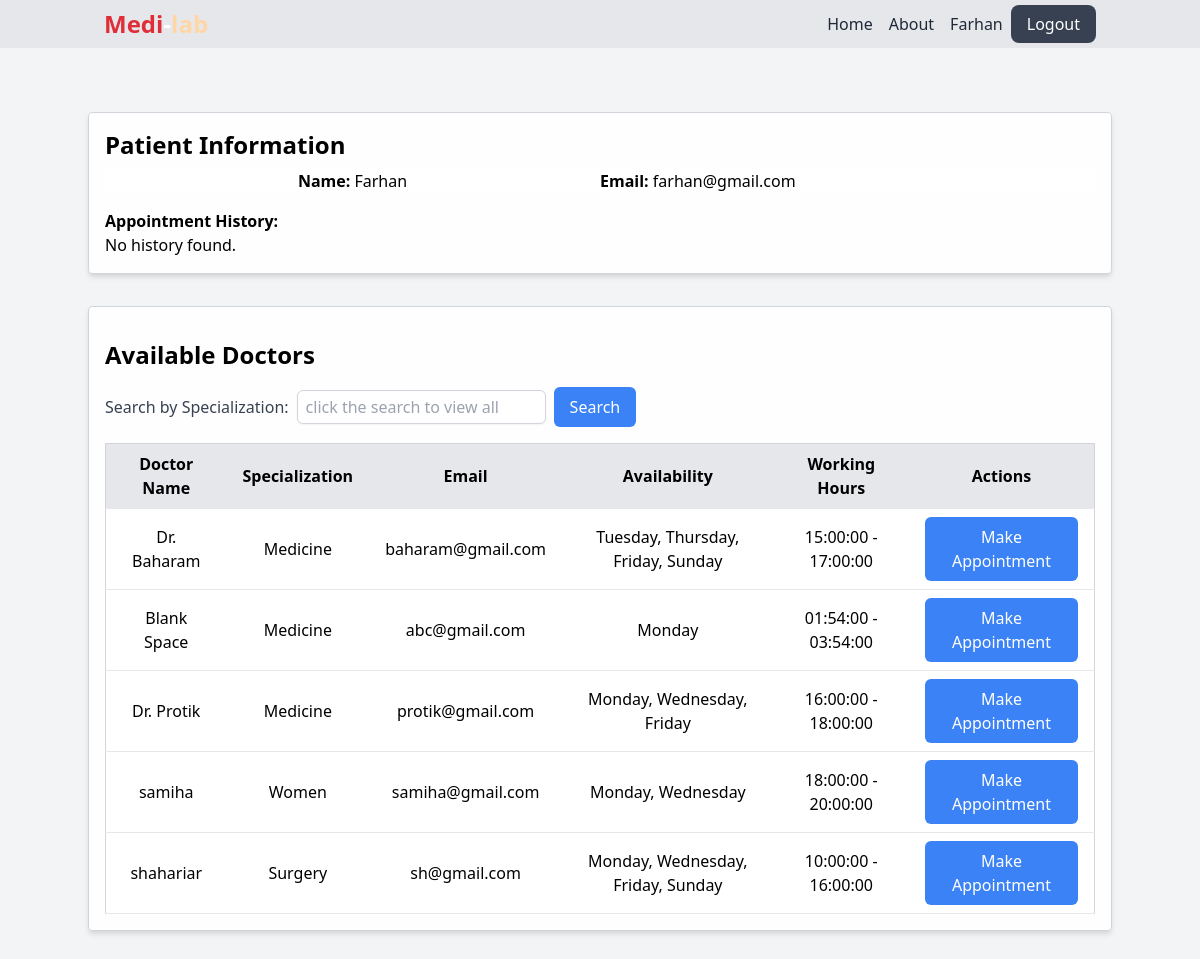
The page /patient_dashboard.php (signed in) on the database as committed earlier.
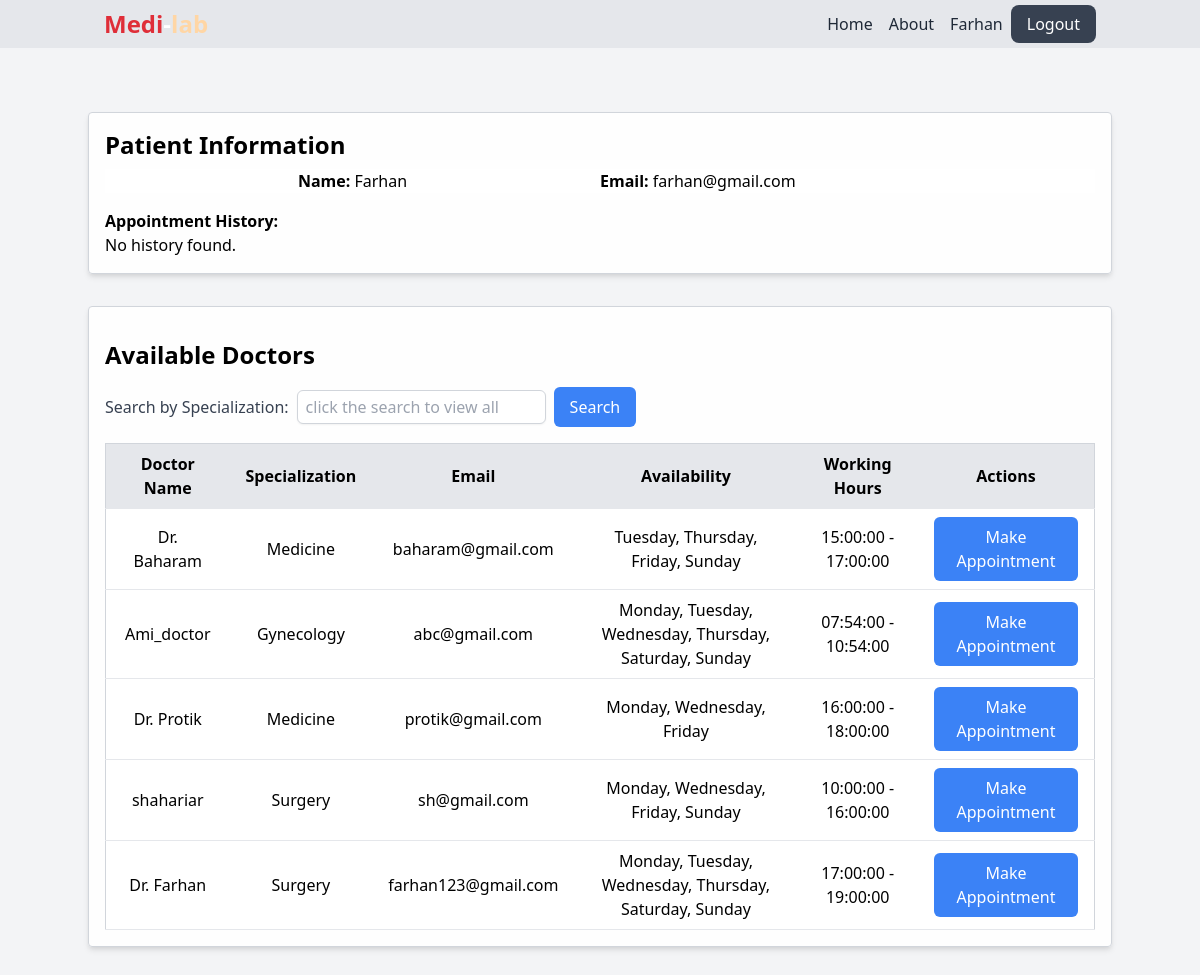
The same page on the database as committed later.
### tables this page shows
CREATE TABLE `patients` (
  `patient_id` int(11) NOT NULL,
  `name` varchar(255) NOT NULL,
  `email` varchar(255) NOT NULL,
  `password` varchar(255) NOT NULL
);

CREATE TABLE `doctors` (
  `doctor_id` int(11) NOT NULL,
  `name` varchar(255) NOT NULL,
  `email` varchar(255) NOT NULL,
  `password` varchar(255) NOT NULL,
  `specialization` varchar(255) NOT NULL,
  `status` enum('pending','approved') DEFAULT 'pending',
  `start` time NOT NULL,
  `end` time NOT NULL,
  `availability` varchar(255) NOT NULL,
  `profile_picture` varchar(255) DEFAULT NULL
);

### web/patient_dashboard.php (the view, shortened to what this page needs)
<?php
$patientId = $_SESSION["patient_id"];
$conn = mysqli_connect("localhost", "root", "", "doctor_appointment_system");
$appointmentQuery = "SELECT a.*, d.name AS doctor_name FROM appointments a INNER JOIN doctors d ON a.doctor_id = d.doctor_id WHERE a.patient_id = $patientId";
$appointmentResult = mysqli_query($conn, $appointmentQuery);
$appointments = mysqli_fetch_all($appointmentResult, MYSQLI_ASSOC);
$query = "SELECT * FROM doctors WHERE status = 'approved'";
$result = mysqli_query($conn, $query);
$doctors = mysqli_fetch_all($result, MYSQLI_ASSOC);
?>
<!DOCTYPE html>
<html lang="en">
<head>
    <link href="https://cdn.jsdelivr.net/npm/tailwindcss@2.2.19/dist/tailwind.min.css" rel="stylesheet">
</head>
<body>
    <header class="bg-gray-200 text-white py-2 fixed w-full top-0">
        <?php include '../includes/navbar.php'; ?>
    </header>
    <div class="container mx-auto py-8 mb-8 mt-20">
        <div class="mx-auto bg-white bg-opacity-90 p-4 border border-gray-300 rounded shadow-md">
            <h2 class="text-2xl font-bold mb-2">Patient Information</h2>
            <div class="w-full mx-auto bg-white flex  justify-center mb-4">
                <div class="w-1/2 text-center"><strong>Name:</strong> <?php echo $patient['name']; ?></div>
                <div class="w-1/2"><strong>Email:</strong> <?php echo $patient['email']; ?></div>
            </div>
            <p><strong>Appointment History:</strong></p>
            <?php if (empty($appointments)) { ?>
                <p>No history found.</p>
            <?php } ?>
        </div>
        <div class="mx-auto bg-white bg-opacity-90 p-4 border border-gray-300 rounded shadow-md mt-8">
            <h2 class="text-2xl font-bold mt-4 mb-4">Available Doctors</h2>
            <div class="mb-4 flex items-center">
                <label for="specialization" class="text-gray-700">Search by Specialization:</label>
                <input type="text" id="specialization" name="specialization" placeholder="click the search to view all" class="ml-2 px-2 py-1 border border-gray-300 rounded-md shadow-sm focus:ring-blue-500 focus:border-blue-500">
                <button type="button" id="searchBtn" class="ml-2 bg-blue-500 text-white px-4 py-2 rounded-md hover:bg-blue-600">Search</button>
            </div>
            <table class="min-w-full bg-white border border-gray-300">
                <thead class="bg-gray-200">
                    <tr>
                        <th class="px-4 py-2 border-b">Doctor Name</th>
                        <th class="px-4 py-2 border-b">Specialization</th>
                        <th class="px-4 py-2 border-b">Email</th>
                        <th class="px-4 py-2 border-b">Availability</th>
                        <th class="px-4 py-2 border-b">Working Hours</th>
                        <th class="px-4 py-2 border-b">Actions</th>
                    </tr>
                </thead>
                <tbody>
                    <?php
                    foreach ($doctors as $doctor) {
                        echo '<tr>';
                        echo '<td class="px-4 py-2 border-b text-center">' . $doctor['name'] . '</td>';
                        echo '<td class="px-4 py-2 border-b text-center">' . $doctor['specialization'] . '</td>';
                        echo '<td class="px-4 py-2 border-b text-center">' . $doctor['email'] . '</td>';
                        echo '<td class="px-4 py-2 border-b text-center">' . $doctor['availability'] . '</td>';
                        echo '<td class="px-4 py-2 border-b text-center">' . $doctor['start'] . ' - ' . $doctor['end'] . '</td>';
                        echo '<td class="px-4 py-2 border-b text-center">
                            <form action="make_appointment.php?doctor_id=' . $doctor['doctor_id'] . '" method="POST">
                                <div class="flex items-center justify-center">
                                    <button type="submit" name="make_appointment" class="bg-blue-500 text-white px-4 py-2 rounded-md hover:bg-blue-600">Make Appointment</button>
                                </div>
                            </form>
                            </td>';
                        echo '</tr>';
                    }
                    ?>
                </tbody>
            </table>
        </div>
    </div>
</body>
</html>

### includes/navbar.php (shortened to what this page needs)
<div class="container mx-auto px-4">
    <?php
    if (isset($_SESSION["patient_id"])) {
        $patientId = $_SESSION["patient_id"];
        $conn = mysqli_connect("localhost", "root", "", "doctor_appointment_system");
        $patientQuery = "SELECT * FROM patients WHERE patient_id = $patientId";
        $patientResult = mysqli_query($conn, $patientQuery);
        $patient = mysqli_fetch_assoc($patientResult);
    }
    ?>
    <nav class="flex justify-between">
        <ul>
            <li>
                <a href="index.php" class="font-bold text-2xl"><span style="color: #DF2E38">Medi</span>-<span style="color: #FFD6A5">lab</span></a>
            </li>
        </ul>
        <ul class="flex my-auto">
            <li class="mr-4">
                <a href="index.php" class="font-medium text-gray-800 hover:text-red-500">Home</a>
            </li>
            <li class="mr-4">
                <a href="about.php" class="font-medium text-gray-800 hover:text-red-500">About</a>
            </li>
            <?php if (isset($doctor)) { ?>
                <li>
                    <a href="doctor_dashboard.php" class="font-medium text-gray-800 hover:text-red-500 mr-2"><?php echo $doctor['name']; ?></a>
                </li>
                <li>
                    <a href="logout.php" class="font-medium bg-gray-700 text-white px-4 py-2 rounded-lg hover:bg-gray-500">Logout</a>
                </li>
            <?php } elseif (isset($patient)) { ?>
                <li>
                <a href="patient_dashboard.php" class="font-medium text-gray-800 hover:text-red-500 mr-2"><?php echo $patient['name']; ?></a>
                </li>
                <li>
                    <a href="logout.php" class="font-medium bg-gray-700 text-white px-4 py-2 rounded-lg hover:bg-gray-500">Logout</a>
                </li>
            <?php } else { ?>
                <li>
                    <a href="index.php" class="font-medium bg-gray-700 text-white px-4 py-2 rounded-lg hover:bg-gray-500">Login</a>
                </li>
            <?php } ?>
        </ul>
    </nav>
</div>

### web/patient_dashboard.php (style rules this page uses)
body { background: #f3f4f6; }

Rows that differ between the two databases and show on the page:
removed doctors: name "samiha", specialization "Women", email "samiha@gmail.com", availability "Monday, Wednesday", start "18:00:00", end "20:00:00"
changed doctors "abc@gmail.com": name "Blank Space" → "Ami_doctor"; specialization "Medicine" → "Gynecology"; availability "Monday" → "Monday, Tuesday, Wednesday, Thursday, Saturday, Sunday"; start "01:54:00" → "07:54:00"; end "03:54:00" → "10:54:00"
added doctors: name "Dr. Farhan", specialization "Surgery", email "farhan123@gmail.com", availability "Monday, Tuesday, Wednesday, Thursday, Saturday, Sunday", start "17:00:00", end "19:00:00"
